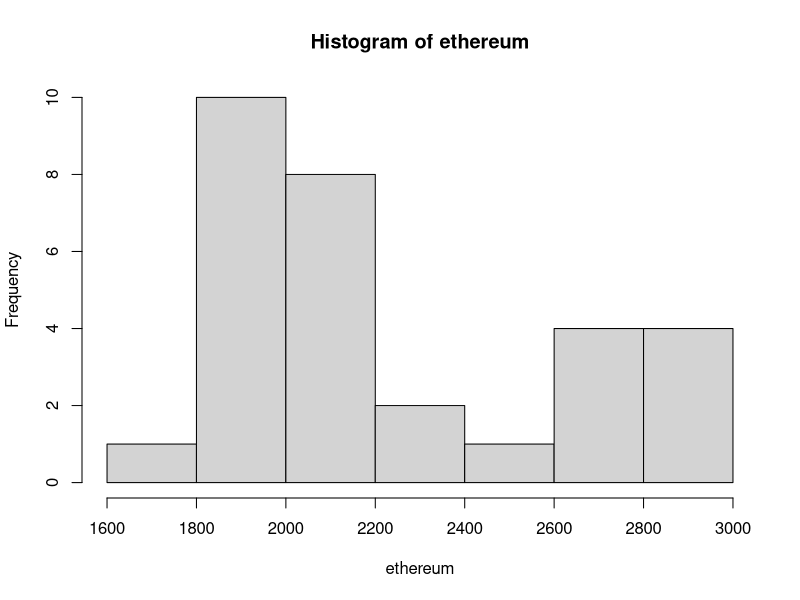
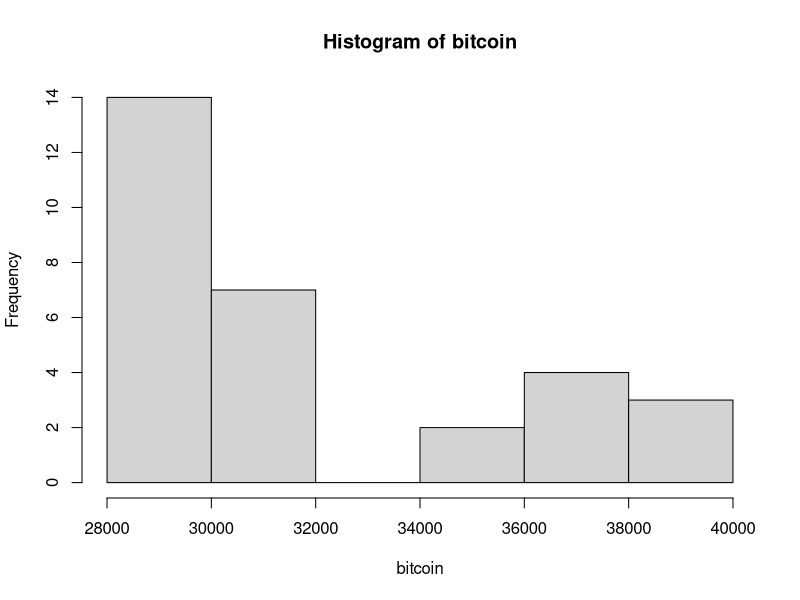
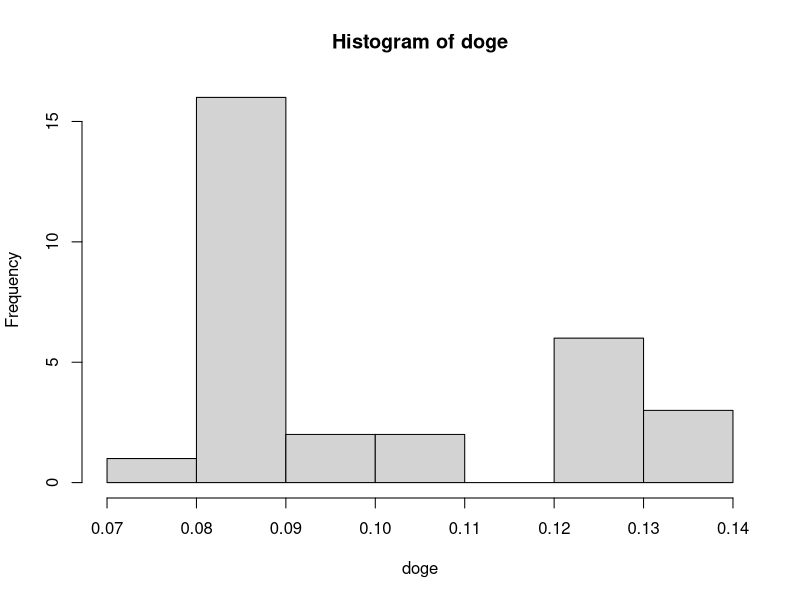

Write the R code that produced these figures, in order. (Note: this script raises an error after producing the figures.)
ethereum <- c(2841.39,2829.07,2859.94,2784.92,2943.68,2751.91,2697.75,2639.72,2523.54,2239.57,2344.88,2076.23,1958.58,2012.03,2058.87,2147.95,2031.38,2107.88,1929.12,2039.07,1981.41,1995.85,2061.15,1991.82,1992.11,1955.96,1809.49,1733.17,1814.63,1821.12)
bitcoin<-c(29468,29031,28606,29195,29555,29655,29096,30296,29445,29205,30320,28697,30446,29833,31293,30077,29290,29012,29044,31001,30106,34063,35479,36020,36572,39690,37724,38510,38466,37636)
doge<-c(0.082674,0.081897,0.081410,0.077908,0.082907,0.083591,0.083254,0.085958,0.084483,0.083877,0.086705,0.083287,0.090201,0.087769,0.093033,0.089475,0.088141,0.082477,0.084586,0.108048,0.102331,0.124201,0.127471,0.127813,0.128165,0.135930,0.129468,0.130800,0.132732,0.127466)

summary(ethereum)
summary(bitcoin)
summary(doge)


sdE = sd(ethereum)
sdB = sd(bitcoin)
sdD = sd(doge)


hist(ethereum)
hist(bitcoin)
hist(doge)

eMean = mean(ethereum)
bMean = mean(bitcoin)
dMean = mean(doge)

eLast= 1821.12
bLast = 37636
dLast = 0.127466

pLessE =  (eLast - eMean) / sdE
print(pLessE)

pLessB =  (bLast - bMean) / sdB
print(pLessB)

pLessD =  (dLast - dMean) / sdD
print(pLessD)

v =pdf_text("https://www.math.arizona.edu/~rsims/ma464/standardnormaltable.pdf")
print(v)

mCap_e<-c(339.66,335.41,342.23,340.95,344.55,345.57,327.57,323.44,308.67,289.67,284.99,275.65,235.93,250.62,244.10,249.74,247.09,250.4,244.86,240.14,243.87,240.32,244.25,248.71,240.13,240.24,228.50,214.59,215.76,218.96)
mCap_b<-c(583.25,555.23,550.40,550.55,561.11,566.96,558.38,573.31,567.57,558.93,567.83,562.87,563.94,576.73,570.95,573.62,559.87,574.59,543.92,582.28,596.37,621.85,657.63,682.60,688.13,731.32,738.71,728.00,736.16,723.84)
mCap_d<-c(11.29,10.84,10.86,10.50,10.60,11.03,11.04,11.43,11.31,11.17,11.34,11.28,11.60,11.88,11.70,11.82,11.71,11.99,10.60,12.95,14.75,15.48,16.67,17.02,16.89,17.59,17.45,17.27,17.42,17.41)

eCmean= mean(mCap_e)
bCmean= mean(mCap_b)
dCmean= mean(mCap_d)
xC = c(eCmean, bCmean, dCmean)
xC
labels= c("Ethereum", "Bitcoin","Doge")
pie(xC, labels)

mCapEBill <- mCap_e * 1000000000
mCapBBill <- mCap_b * 1000000000
mCapDBill <- mCap_d * 1000000000

eCoins = mCapEBill/mCap_e
eCoins
bCoins = mCapBBill/mCap_b
bCoins
dCoins = mCapDBill/mCap_d
dCoins


cor(ethereum,mCapEBill)
cor(bitcoin,mCapBBill)
cor(doge,mCapDBill)

cov(ethereum,mCapEBill)
cov(bitcoin,mCapBBill)
cov(doge,mCapDBill)

plot(ethereum,mCap_e)
plot(bitcoin, mCap_b)
plot(doge, mCap_b)

linearRegE<-lm(eCoins~ethereum)
print(linearRegE)


linearRegB<-lm(bCoins~bitcoin)
print(linearRegB)


linearRegD<-lm(dCoins~doge)
print(linearRegD)


